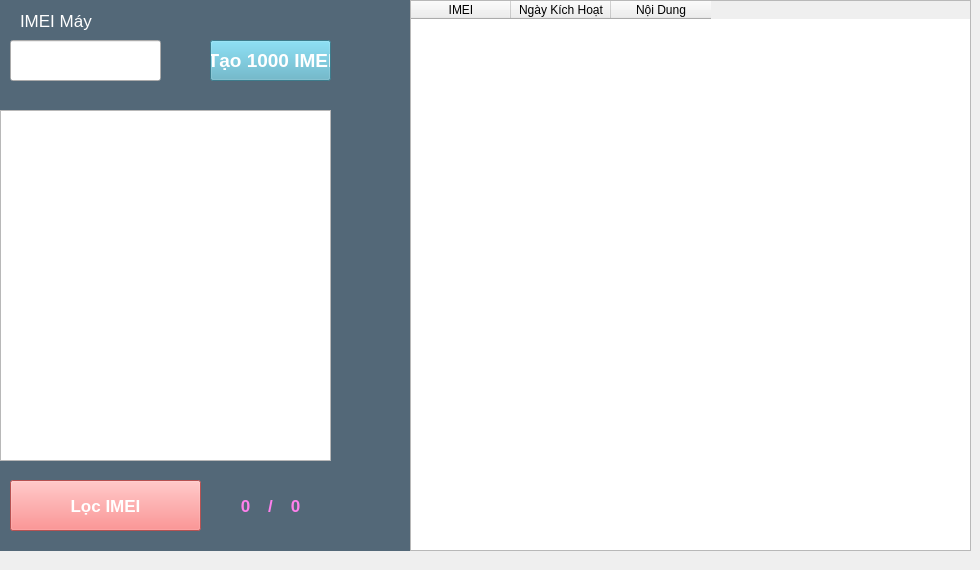
    <widget class="QWidget" name="tab_6">
     <attribute name="title">
      <string>Tool Check Imei</string>
     </attribute>
     <widget class="QLabel" name="label_11">
      <property name="geometry">
       <rect>
        <x>20</x>
        <y>10</y>
        <width>91</width>
        <height>21</height>
       </rect>
      </property>
      <property name="font">
       <font>
        <pointsize>13</pointsize>
       </font>
      </property>
      <property name="styleSheet">
       <string notr="true">color:white</string>
      </property>
      <property name="text">
       <string>IMEI Máy</string>
      </property>
     </widget>
     <widget class="QLineEdit" name="lineEdit_Imei">
      <property name="geometry">
       <rect>
        <x>10</x>
        <y>40</y>
        <width>151</width>
        <height>41</height>
       </rect>
      </property>
     </widget>
     <widget class="QPushButton" name="pushButton_Create1000Imei">
      <property name="geometry">
       <rect>
        <x>210</x>
        <y>40</y>
        <width>121</width>
        <height>41</height>
       </rect>
      </property>
      <property name="font">
       <font>
        <pointsize>14</pointsize>
        <weight>75</weight>
        <bold>true</bold>
       </font>
      </property>
      <property name="styleSheet">
       <string notr="true">background-color: #56adc4;

border-width:2px;

color:white;</string>
      </property>
      <property name="text">
       <string>Tạo 1000 IMEI</string>
      </property>
     </widget>
     <widget class="QPlainTextEdit" name="plainTextEdit_ListImeiRandom">
      <property name="geometry">
       <rect>
        <x>0</x>
        <y>110</y>
        <width>331</width>
        <height>351</height>
       </rect>
      </property>
      <property name="font">
       <font>
        <pointsize>12</pointsize>
       </font>
      </property>
      <property name="styleSheet">
       <string notr="true"/>
      </property>
     </widget>
     <widget class="QWidget" name="widget_6" native="true">
      <property name="geometry">
       <rect>
        <x>0</x>
        <y>-10</y>
        <width>971</width>
        <height>561</height>
       </rect>
      </property>
      <property name="styleSheet">
       <string notr="true">background-color:	#536878</string>
      </property>
      <widget class="QPushButton" name="pushButton_LocImei">
       <property name="geometry">
        <rect>
         <x>10</x>
         <y>490</y>
         <width>191</width>
         <height>51</height>
        </rect>
       </property>
       <property name="font">
        <font>
         <pointsize>13</pointsize>
         <weight>75</weight>
         <bold>true</bold>
        </font>
       </property>
       <property name="styleSheet">
        <string notr="true">background-color: #ff7373;

border-width:5px;
color:white;</string>
       </property>
       <property name="text">
        <string>Lọc IMEI</string>
       </property>
      </widget>
      <widget class="QLabel" name="label_ResultTienTrinhImei">
       <property name="geometry">
        <rect>
         <x>220</x>
         <y>490</y>
         <width>51</width>
         <height>51</height>
        </rect>
       </property>
       <property name="font">
        <font>
         <pointsize>13</pointsize>
         <weight>75</weight>
         <bold>true</bold>
        </font>
       </property>
       <property name="styleSheet">
        <string notr="true">color:#ff80ed</string>
       </property>
       <property name="text">
        <string>0</string>
       </property>
       <property name="alignment">
        <set>Qt::AlignCenter</set>
       </property>
      </widget>
      <widget class="QLabel" name="label_ResultTienTrinhImei_2">
       <property name="geometry">
        <rect>
         <x>260</x>
         <y>490</y>
         <width>21</width>
         <height>51</height>
        </rect>
       </property>
       <property name="font">
        <font>
         <pointsize>13</pointsize>
         <weight>75</weight>
         <bold>true</bold>
        </font>
       </property>
       <property name="styleSheet">
        <string notr="true">color:#ff80ed</string>
       </property>
       <property name="text">
        <string>/</string>
       </property>
       <property name="alignment">
        <set>Qt::AlignCenter</set>
       </property>
      </widget>
      <widget class="QLabel" name="label_TongListImei">
       <property name="geometry">
        <rect>
         <x>280</x>
         <y>490</y>
         <width>31</width>
         <height>51</height>
        </rect>
       </property>
       <property name="font">
        <font>
         <pointsize>13</pointsize>
         <weight>75</weight>
         <bold>true</bold>
        </font>
       </property>
       <property name="styleSheet">
        <string notr="true">color:#ff80ed</string>
       </property>
       <property name="text">
        <string>0</string>
       </property>
       <property name="alignment">
        <set>Qt::AlignCenter</set>
       </property>
      </widget>
     </widget>
     <widget class="QTableWidget" name="tableWidget_CheckImei">
      <property name="geometry">
       <rect>
        <x>410</x>
        <y>0</y>
        <width>561</width>
        <height>551</height>
       </rect>
      </property>
      <column>
       <property name="text">
        <string>IMEI</string>
       </property>
      </column>
      <column>
       <property name="text">
        <string>Ngày Kích Hoạt</string>
       </property>
      </column>
      <column>
       <property name="text">
        <string>Nội Dung</string>
       </property>
      </column>
     </widget>
     <zorder>widget_6</zorder>
     <zorder>label_11</zorder>
     <zorder>lineEdit_Imei</zorder>
     <zorder>pushButton_Create1000Imei</zorder>
     <zorder>plainTextEdit_ListImeiRandom</zorder>
     <zorder>tableWidget_CheckImei</zorder>
    </widget>
